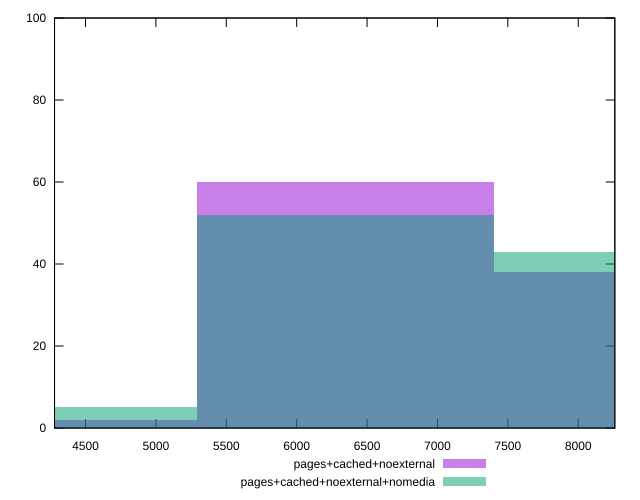

Write the gnuplot code that produced this figure.
reset

$pagesCachedNoexternal <<EOF
6347.172536663725 60
4231.4483577758165 2
8462.896715551633 38
EOF

$pagesCachedNoexternalNomedia <<EOF
6347.172536663725 52
8462.896715551633 43
4231.4483577758165 5
EOF

set key outside below
set boxwidth 2115.7241788879082
set xrange [4280:8260]
set yrange [0:100]
set trange [0:100]
set style fill transparent solid 0.5 noborder
set terminal svg size 640, 500 enhanced background rgb 'white'
set output "reprap/uses-http2/comparison/histogram/2_vs_3.svg"

plot $pagesCachedNoexternal title "pages+cached+noexternal" with boxes, \
     $pagesCachedNoexternalNomedia title "pages+cached+noexternal+nomedia" with boxes

reset
